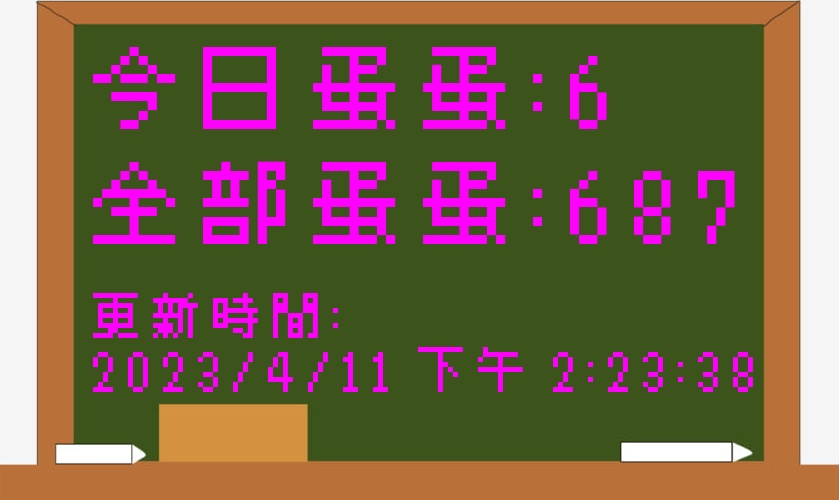

Write Python code to recreate this figure.
import cv2
from PIL import ImageFont, ImageDraw, Image
import numpy as np
import pygsheets



def make_egg_pic(text1,text2,text3):
    text = "今日蛋蛋:"
    text += text1
    allegg = "全部蛋蛋:"
    allegg += text2
    time = "更新時間:\n"
    time += text3
    img = cv2.imread("blackboard.png")
    imgPil = Image.fromarray(img)
    fontPath = "./font.ttf"
    font = ImageFont.truetype(fontPath,110)
    draw = ImageDraw.Draw(imgPil)
    draw.text((93,37),text,font=font,fill=(0,0,255))
    draw.text((93,152),allegg,font=font,fill=(0,0,255))
    font = ImageFont.truetype(fontPath,60)
    draw.text((93,288),time,font=font,fill=(0,0,255))
    img = np.array(imgPil)
    path = "egg.jpg"
    cv2.imwrite(path,img)
    
def googlesheet():
    auth_file = ".json"
    gc = pygsheets.authorize(service_file = auth_file)   
    # setting sheet
    sheet_url = "https://docs.google.com/spreadsheets/d/1_AmWY1yVhH6i-o4wDe5akbJMB28vzTWuVEnM3YKIMwM/" 
    sheet = gc.open_by_url(sheet_url)
    sheet_test01 = sheet.worksheet_by_title("工作表1")
    O2 = sheet_test01.cell('O2')  #今日產蛋
    P2 = sheet_test01.cell('P2')  #總蛋量
    Q2 = sheet_test01.cell('Q2')  #更新時間
    data = []
    data.append(O2.value)
    data.append(P2.value)
    data.append(Q2.value)
    return data

data = googlesheet()
todayegg = str(data[0])
allegg = str(data[1])
time = str(data[2])
make_egg_pic(todayegg,allegg,time)
